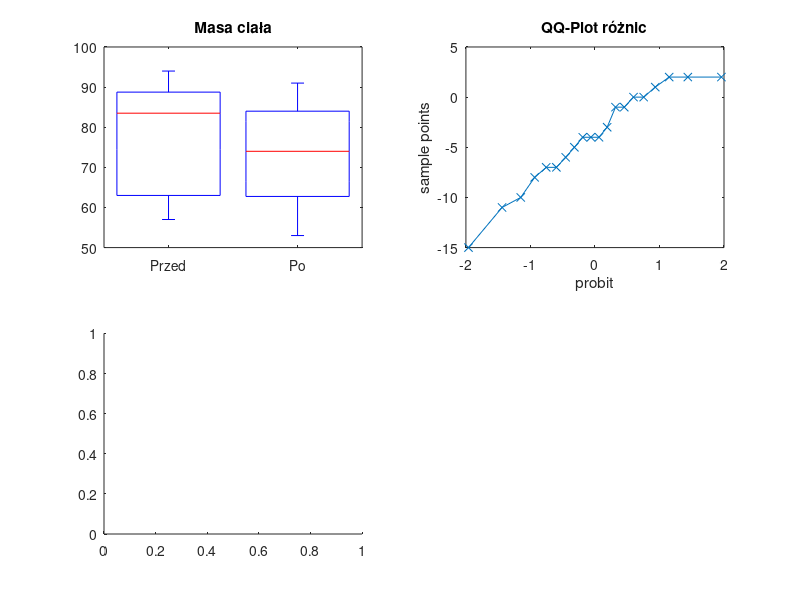

Source code (MATLAB): (Note: this script raises an error after producing the figure.)
clc; clear; close all;

% sprawdzamy czy waga 20 kobiet po 7 tyg diety faktycznie spada, używamy
% wilcoxona bo dane są powiązane i mierzalne

w1 = [88, 69, 86, 59, 57, 82, 94, 93, 64, 91, 86, 59, 91, 60, 57, 92, 70, 88, 70, 85];
w2 = [73, 68, 75, 54, 53, 84, 84, 86, 66, 84, 78, 58, 91, 57, 59, 88, 71, 84, 64, 85];
diffs = w2 - w1; % po minus przed

figure;
subplot(2,2,1); boxplot([w1', w2'], 'Labels', {'Przed', 'Po'}); title('Masa ciała');
subplot(2,2,2); qqplot(diffs); title('QQ-Plot różnic');
subplot(2,2,3); histogram(diffs); title('Histogram różnic');
subplot(2,2,4); cdfplot(diffs); title('Empiryczna dystrybuanta różnic');

% sprawdzenie normalności różnic
[h_norm, p_norm] = lillietest(diffs); 

% test wilcoxona (jednostronny: czy masa zmalała, czyli różnica < 0)
[p, h] = signrank(w1, w2, 'tail', 'right');

fprintf('Normalność różnic (p): %.4f\n', p_norm);
fprintf('Test Wilcoxona jednostronny, p: %.4f, h: %d\n', p, h);

fprintf(' p = %.4f\n h = %d\n', p, h);
if h == 1
    disp('Wniosek: Dieta istotnie statystycznie zmniejsza ciężar ciała.');
else
    disp('Wniosek: Brak podstaw do odrzucenia H0 - dieta nie zmniejsza ciężaru.');
end
